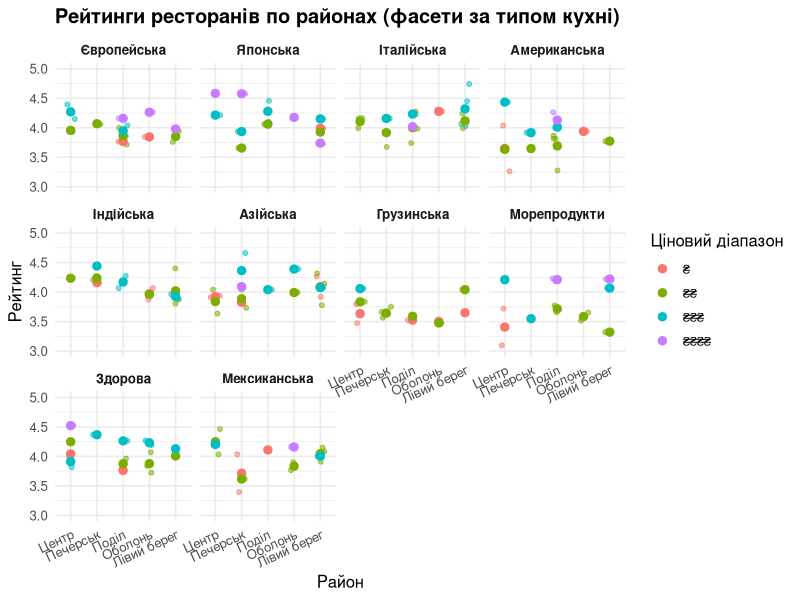
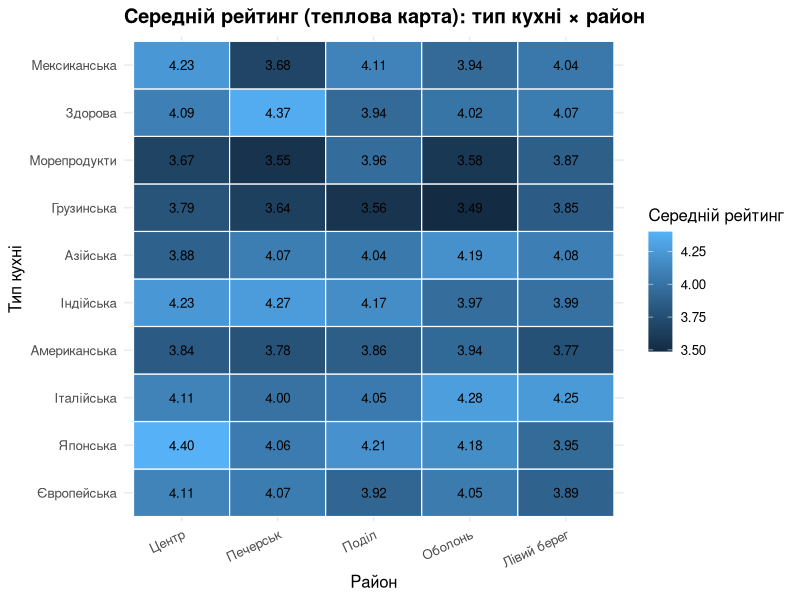
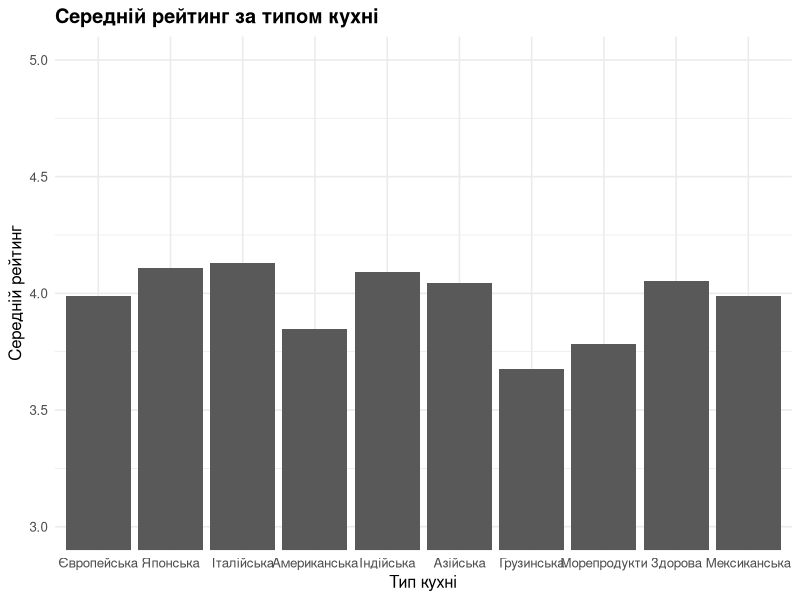
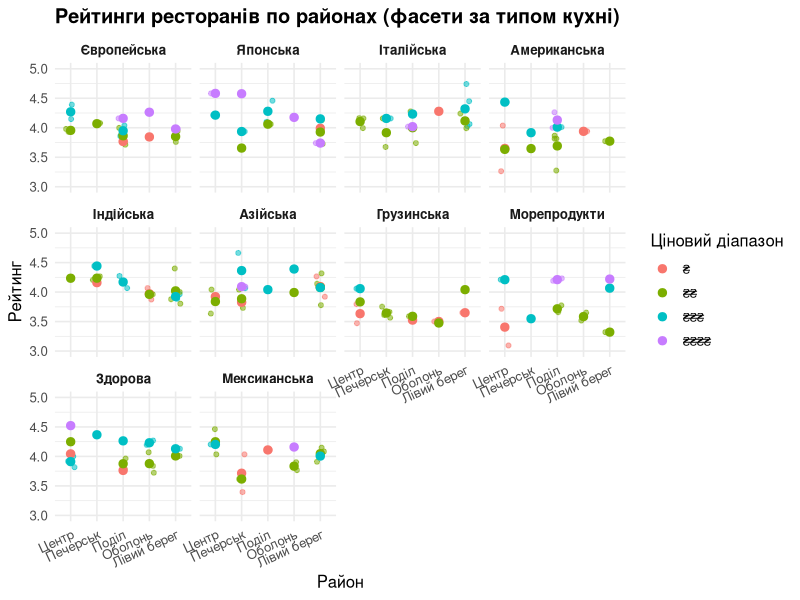
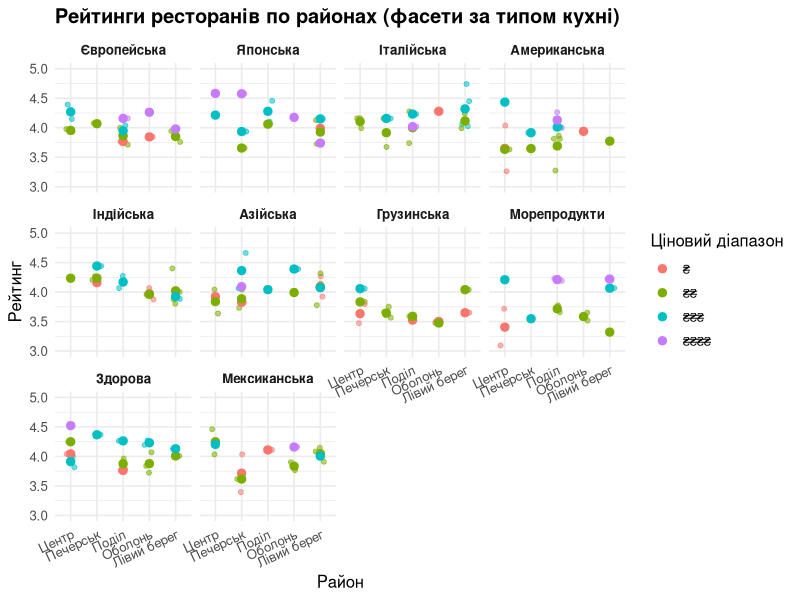
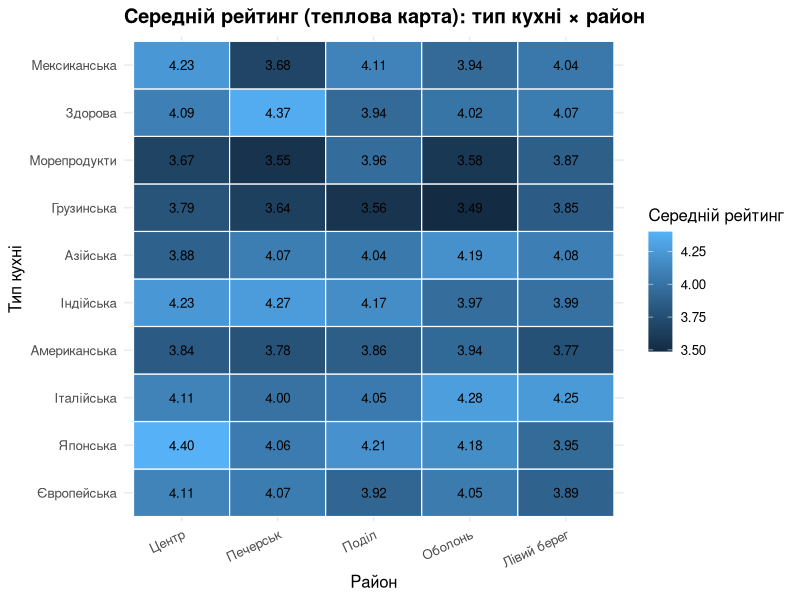
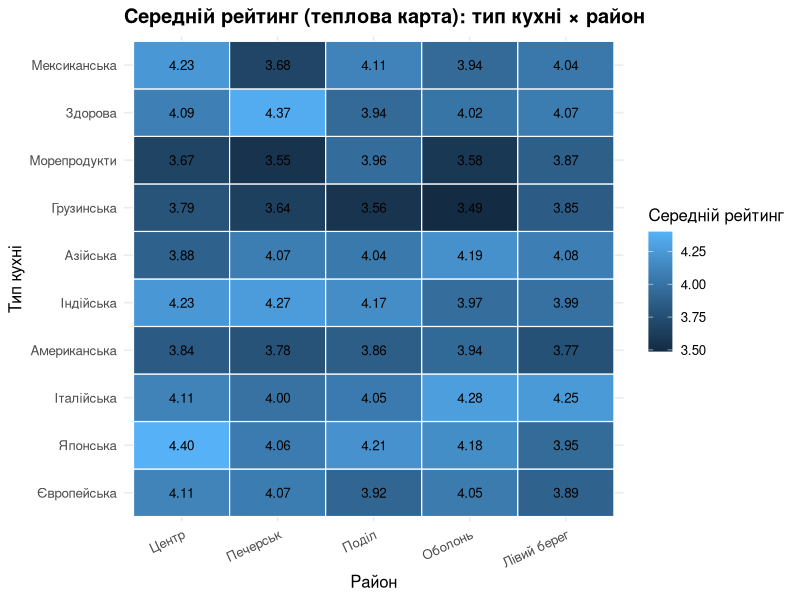
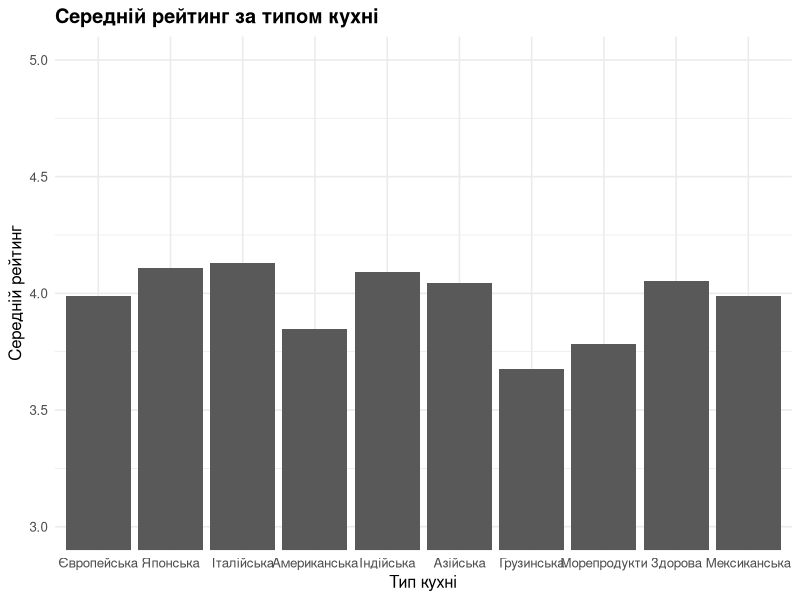

The R source for these figures, in order: (Note: this script raises an error after producing the figures.)
# ==========================================================
# Лабораторна робота (Варіант 9) — ВАЛІДНА ВЕРСІЯ ГРАФІКІВ
# Датасет: ресторани (назва, тип кухні, рейтинг, ціновий діапазон, район)
# Вимоги: очищення, 3+ візуалізації, підписи UA, збереження PNG+PDF
# ==========================================================

library(ggplot2)
library(dplyr)

# 0) Папка для результатів
if (!dir.exists("plots")) dir.create("plots")

set.seed(9)

# ----------------------------------------------------------
# 1) Генерація датасету (більше даних -> читабельні фасети/boxplot)
# ----------------------------------------------------------
cuisines <- c("Європейська","Японська","Італійська","Американська","Індійська",
              "Азійська","Грузинська","Морепродукти","Здорова","Мексиканська")

districts <- c("Центр","Печерськ","Поділ","Оболонь","Лівий берег")

n <- 160  # достатній обсяг, щоб усюди були точки

restaurants_raw <- data.frame(
  name = paste("Ресторан", sprintf("%03d", 1:n)),
  cuisine = sample(cuisines, n, replace = TRUE),
  district = sample(districts, n, replace = TRUE),
  price_level = sample(1:4, n, replace = TRUE, prob = c(0.18, 0.44, 0.28, 0.10)),
  stringsAsFactors = FALSE
)

# Генеруємо рейтинг як число з "невеликими ефектами":
# - дорожчий сегмент трохи вищий
# - певні кухні/райони трохи вищі/нижчі
cuisine_effect <- setNames(runif(length(cuisines), -0.15, 0.20), cuisines)
district_effect <- setNames(runif(length(districts), -0.10, 0.15), districts)

restaurants_raw <- restaurants_raw %>%
  mutate(
    rating = 3.6 +
      0.20 * (price_level - 1) +
      cuisine_effect[cuisine] +
      district_effect[district] +
      rnorm(n, 0, 0.22)
  )

# Додаємо "штучні" проблеми для демонстрації очищення
restaurants_raw$rating[sample(1:n, 6)] <- NA
restaurants_raw$name[sample(1:n, 4)] <- paste0("  ", restaurants_raw$name[sample(1:n, 4)], "  ")
restaurants_raw <- rbind(restaurants_raw, restaurants_raw[1:3, ])  # дублікати
restaurants_raw$rating[sample(1:nrow(restaurants_raw), 2)] <- 6.2  # некоректні значення

# ----------------------------------------------------------
# 2) Очищення та підготовка типів даних
# ----------------------------------------------------------
restaurants <- restaurants_raw %>%
  mutate(
    name = trimws(name),
    cuisine = trimws(cuisine),
    district = trimws(district),
    rating = as.numeric(rating),
    rating = ifelse(rating < 1 | rating > 5, NA, rating)
  ) %>%
  distinct() %>%
  group_by(cuisine) %>%
  mutate(
    # заповнюємо пропуски медіаною по кухні
    rating = ifelse(is.na(rating), median(rating, na.rm = TRUE), rating)
  ) %>%
  ungroup() %>%
  mutate(
    # якщо раптом десь ще NA — заповнимо глобальною медіаною
    rating = ifelse(is.na(rating), median(rating, na.rm = TRUE), rating),
    
    # price_level -> фактор із читабельними лейблами
    price_level = factor(price_level, levels = 1:4, labels = c("₴","₴₴","₴₴₴","₴₴₴₴")),
    
    cuisine = factor(cuisine, levels = cuisines),
    district = factor(district, levels = districts)
  )

cat("Сирих рядків:", nrow(restaurants_raw), "\n")
cat("Після очищення:", nrow(restaurants), "\n")
cat("NA у рейтингу після очищення:", sum(is.na(restaurants$rating)), "\n")

# ----------------------------------------------------------
# 3) Візуалізація 1 — ФАСЕТИ (читабельно)
#    Ідея: фасетимо по кухні, а район на осі X, рейтинги по Y
# ----------------------------------------------------------
p1 <- ggplot(restaurants, aes(x = district, y = rating, color = price_level)) +
  geom_jitter(width = 0.18, alpha = 0.55, size = 1.4) +
  stat_summary(fun = mean, geom = "point", size = 2.5) +
  facet_wrap(~ cuisine, ncol = 4) +
  labs(
    title = "Рейтинги ресторанів по районах (фасети за типом кухні)",
    x = "Район",
    y = "Рейтинг",
    color = "Ціновий діапазон"
  ) +
  theme_minimal(base_size = 12) +
  theme(
    plot.title = element_text(face = "bold"),
    strip.text = element_text(face = "bold"),
    axis.text.x = element_text(angle = 25, hjust = 1)
  ) +
  coord_cartesian(ylim = c(3.0, 5.0))

print(p1)

# ----------------------------------------------------------
# 4) Візуалізація 2 — HEATMAP середнього рейтингу (кухня × район)
#    Це найчитабельніша відповідь на "по типах кухні та районах"
# ----------------------------------------------------------
heat <- restaurants %>%
  group_by(cuisine, district) %>%
  summarise(avg_rating = mean(rating), n = n(), .groups = "drop")

p2 <- ggplot(heat, aes(x = district, y = cuisine, fill = avg_rating)) +
  geom_tile(color = "white", linewidth = 0.4) +
  geom_text(aes(label = sprintf("%.2f", avg_rating)), size = 3.4) +
  labs(
    title = "Середній рейтинг (теплова карта): тип кухні × район",
    x = "Район",
    y = "Тип кухні",
    fill = "Середній рейтинг"
  ) +
  theme_minimal(base_size = 12) +
  theme(
    plot.title = element_text(face = "bold"),
    axis.text.x = element_text(angle = 25, hjust = 1)
  )

print(p2)

# ----------------------------------------------------------
# 5) Візуалізація 3 — Середній рейтинг по кухнях (стовпчики)
# ----------------------------------------------------------
avg_by_cuisine <- restaurants %>%
  group_by(cuisine) %>%
  summarise(avg_rating = mean(rating), n = n(), .groups = "drop") %>%
  arrange(avg_rating)

p3 <- ggplot(avg_by_cuisine, aes(x = cuisine, y = avg_rating)) +
  geom_col() +
  coord_flip() +
  labs(
    title = "Середній рейтинг за типом кухні",
    x = "Тип кухні",
    y = "Середній рейтинг"
  ) +
  theme_minimal(base_size = 12) +
  theme(plot.title = element_text(face = "bold")) +
  coord_cartesian(ylim = c(3.0, 5.0))

print(p3)

# ----------------------------------------------------------
# 6) Збереження графіків у PNG та PDF
# ----------------------------------------------------------
ggsave("plots/plot1_facets_by_cuisine.png", p1, width = 14, height = 8, dpi = 200)
ggsave("plots/plot1_facets_by_cuisine.pdf", p1, width = 14, height = 8)

ggsave("plots/plot2_heatmap_cuisine_district.png", p2, width = 11, height = 7, dpi = 200)
ggsave("plots/plot2_heatmap_cuisine_district.pdf", p2, width = 11, height = 7)

ggsave("plots/plot3_avg_by_cuisine.png", p3, width = 10, height = 6, dpi = 200)
ggsave("plots/plot3_avg_by_cuisine.pdf", p3, width = 10, height = 6)

cat("\nГрафіки збережено у папку plots/ (PNG + PDF).\n")

# ----------------------------------------------------------
# 7) Імпорт/експорт CSV (без readr)
# ----------------------------------------------------------
write.csv(restaurants, "restaurants_clean.csv", row.names = FALSE)
restaurants_from_csv <- read.csv("restaurants_clean.csv", stringsAsFactors = FALSE)
cat("CSV експорт/імпорт виконано. Рядків після імпорту:", nrow(restaurants_from_csv), "\n")

# ----------------------------------------------------------
# 8) Короткі висновки (чернетка для звіту)
# ----------------------------------------------------------
best_cuisine <- avg_by_cuisine %>% slice_tail(n = 1)
best_district <- restaurants %>%
  group_by(district) %>%
  summarise(avg_rating = mean(rating), n = n(), .groups = "drop") %>%
  arrange(desc(avg_rating)) %>%
  slice(1)

cat("\n--- ВИСНОВКИ (чернетка) ---\n")
cat("Найвищий середній рейтинг серед кухонь має:", as.character(best_cuisine$cuisine),
    "—", round(best_cuisine$avg_rating, 2), "\n")
cat("Найвищий середній рейтинг серед районів має:", as.character(best_district$district),
    "—", round(best_district$avg_rating, 2), "\n")
cat("Теплова карта показує відмінності середніх рейтингів у розрізі «кухня × район».\n")
cat("---------------------------\n")
